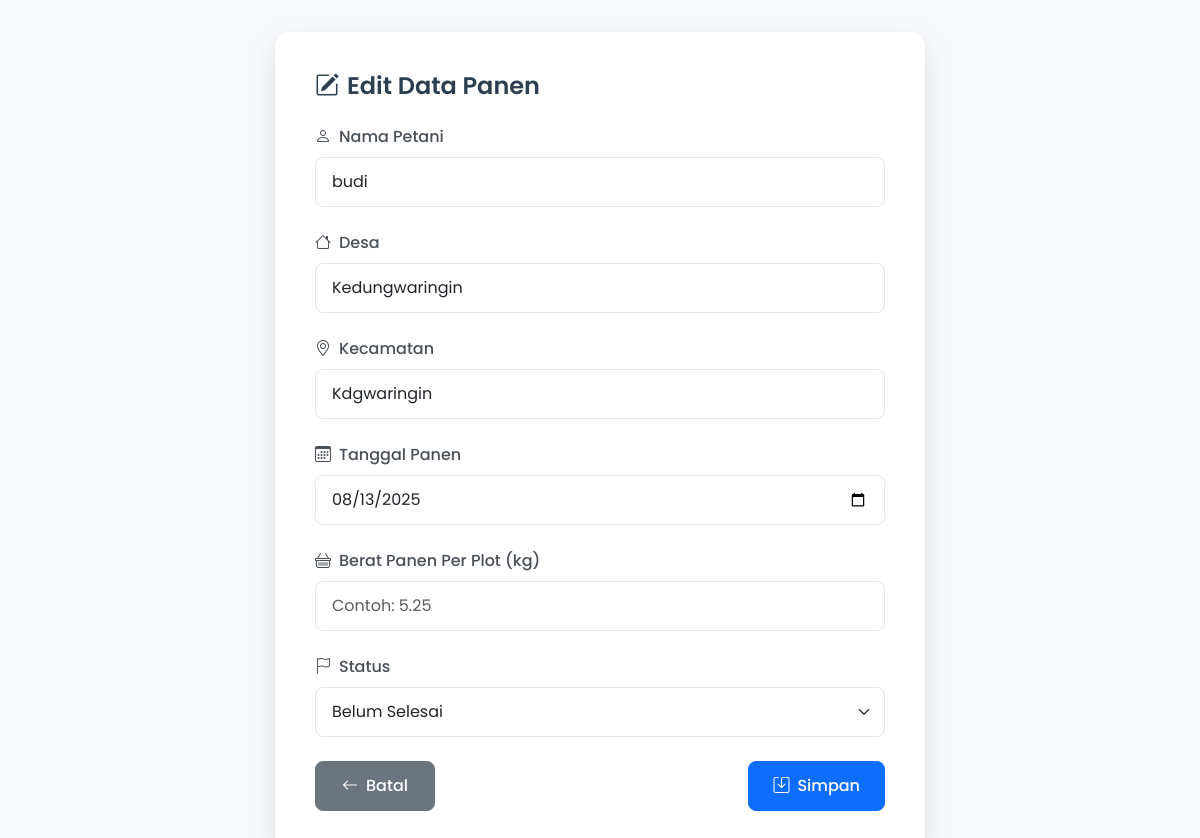
Page /service/super-admin/edit_panen.php?id=84 (signed in) on the committed database.
### tables this page shows
CREATE TABLE `monitoring_data_panen` (
  `id` int(11) NOT NULL,
  `nama_petani` varchar(100) NOT NULL,
  `desa` varchar(100) NOT NULL,
  `kecamatan` varchar(100) NOT NULL,
  `tanggal_panen` date NOT NULL,
  `subround` int(11) NOT NULL,
  `foto_serah_terima` varchar(255) NOT NULL,
  `foto_bukti_plot_ubinan` varchar(255) NOT NULL,
  `foto_berat_timbangan` varchar(255) NOT NULL,
  `berat_plot` decimal(10,2) DEFAULT NULL,
  `gkp` decimal(10,2) DEFAULT NULL,
  `gkg` decimal(10,2) DEFAULT NULL,
  `ku` decimal(10,2) DEFAULT NULL,
  `status` enum('belum selesai','selesai','tidak bisa','revisi','sudah') DEFAULT 'belum selesai',
  `user_id` int(11) NOT NULL,
  `nomor_segmen` varchar(9) NOT NULL,
  `nomor_sub_segmen` varchar(2) NOT NULL,
  `created_at` timestamp NOT NULL DEFAULT current_timestamp(),
  `updated_at` timestamp NULL DEFAULT NULL,
  `note_revisi` text DEFAULT NULL,
  `revised_at` timestamp NULL DEFAULT NULL,
  `revised_by` varchar(100) DEFAULT NULL
);

### service/super-admin/edit_panen.php (the view, shortened to what this page needs)
<?php
include '../../config/koneksi.php';
$id = isset($_GET['id']) ? intval($_GET['id']) : 0;
$q = mysqli_query($conn, "SELECT * FROM monitoring_data_panen WHERE id=$id");
$row = mysqli_fetch_assoc($q);
?>
<!DOCTYPE html>
<html lang="id">
<head>
    <link href="https://cdn.jsdelivr.net/npm/bootstrap@5.3.0/dist/css/bootstrap.min.css" rel="stylesheet">
    <link href="https://cdn.jsdelivr.net/npm/bootstrap-icons@1.10.5/font/bootstrap-icons.css" rel="stylesheet">
</head>
<body>
    <div class="container-fluid">
        <div class="row justify-content-center">
            <div class="col-12">
                <div class="card">
                    <div class="card-body">
                        <h4>
                            <i class="bi bi-pencil-square me-2"></i>Edit Data Panen
                        </h4>
                        <form method="post" autocomplete="off">
                            <div class="mb-3">
                                <label class="form-label">
                                    <i class="bi bi-person me-2"></i>Nama Petani
                                </label>
                                <input type="text" name="nama_petani" class="form-control"
                                       value="<?= htmlspecialchars($row['nama_petani']); ?>"
                                       placeholder="Masukkan nama petani" required>
                            </div>
                            <div class="mb-3">
                                <label class="form-label">
                                    <i class="bi bi-house me-2"></i>Desa
                                </label>
                                <input type="text" name="desa" class="form-control"
                                       value="<?= htmlspecialchars($row['desa']); ?>"
                                       placeholder="Masukkan nama desa" required>
                            </div>
                            <div class="mb-3">
                                <label class="form-label">
                                    <i class="bi bi-geo-alt me-2"></i>Kecamatan
                                </label>
                                <input type="text" name="kecamatan" class="form-control"
                                       value="<?= htmlspecialchars($row['kecamatan']); ?>"
                                       placeholder="Masukkan nama kecamatan" required>
                            </div>
                            <div class="mb-3">
                                <label class="form-label">
                                    <i class="bi bi-calendar3 me-2"></i>Tanggal Panen
                                </label>
                                <input type="date" name="tanggal_panen" class="form-control"
                                       value="<?= htmlspecialchars($row['tanggal_panen']); ?>" required>
                            </div>
                            <div class="mb-3">
                                <label class="form-label">
                                    <i class="bi bi-basket me-2"></i>Berat Panen Per Plot (kg)
                                </label>
                                <input type="number" step="0.01" name="berat_plot" class="form-control"
                                       value="<?= htmlspecialchars($row['berat_plot']); ?>"
                                       placeholder="Contoh: 5.25">
                            </div>
                            <div class="mb-3">
                                <label class="form-label">
                                    <i class="bi bi-flag me-2"></i>Status
                                </label>
                                <select name="status" class="form-select" required>
                                    <option value="belum selesai" <?= $row['status']=='belum selesai'?'selected':''; ?>>
                                        Belum Selesai
                                    </option>
                                </select>
                            </div>
                            <div class="d-flex justify-content-between">
                                <a href="javascript:history.back()" class="btn btn-secondary btn-custom">
                                    <i class="bi bi-arrow-left me-2"></i>Batal
                                </a>
                                <button type="submit" class="btn btn-primary btn-custom">
                                    <i class="bi bi-save me-2"></i>Simpan
                                </button>
                            </div>
                        </form>
                    </div>
                </div>
            </div>
        </div>
    </div>
</body>
</html>

### service/super-admin/edit_panen.php (style rules this page uses)
body { background-color: #f8f9fc; font-family: 'Poppins', sans-serif; min-height: 100vh; padding: clamp(1rem, 3vw, 2rem); }
.card { border-radius: 15px; box-shadow: 0 10px 30px rgba(0, 0, 0, 0.1); border: none; background: white; width: 100%; max-width: 600px; margin: 0 auto; }
.card-body { padding: clamp(1.5rem, 4vw, 2rem); }
h4 { font-weight: 600; color: #2c3e50; font-size: clamp(1.25rem, 3vw, 1.5rem); margin-bottom: 1.5rem; }
.form-label { font-weight: 500; color: #495057; margin-bottom: 0.5rem; font-size: clamp(0.875rem, 1.8vw, 1rem); }
.form-control, .form-select { border-radius: 8px; border: 1px solid #e3e6f0; padding: clamp(0.6rem, 1.5vw, 0.75rem) clamp(0.8rem, 2vw, 1rem); font-size: clamp(0.875rem, 1.8vw, 1rem); transition: all 0.3s ease; }
.btn-custom { border-radius: 8px; transition: all 0.3s ease; font-weight: 500; padding: clamp(0.6rem, 1.5vw, 0.75rem) clamp(1rem, 2.5vw, 1.5rem); font-size: clamp(0.875rem, 1.8vw, 1rem); min-width: clamp(100px, 20vw, 120px); }
.btn-primary { background-color: #0d6efd; border-color: #0d6efd; }
.btn-secondary { background-color: #6c757d; border-color: #6c757d; }
.mb-3 { margin-bottom: 1.5rem !important; }
.d-flex { gap: clamp(0.5rem, 2vw, 1rem); }
@media (min-width: 1200px) { .card { max-width: 650px; } }
@media (min-width: 1200px) { .card-body { padding: 2.5rem; } }

### rows in the picture
monitoring_data_panen: nama_petani "budi", desa "Kedungwaringin", kecamatan "Kdgwaringin", tanggal_panen "08/13/2025", status "Belum Selesai"
